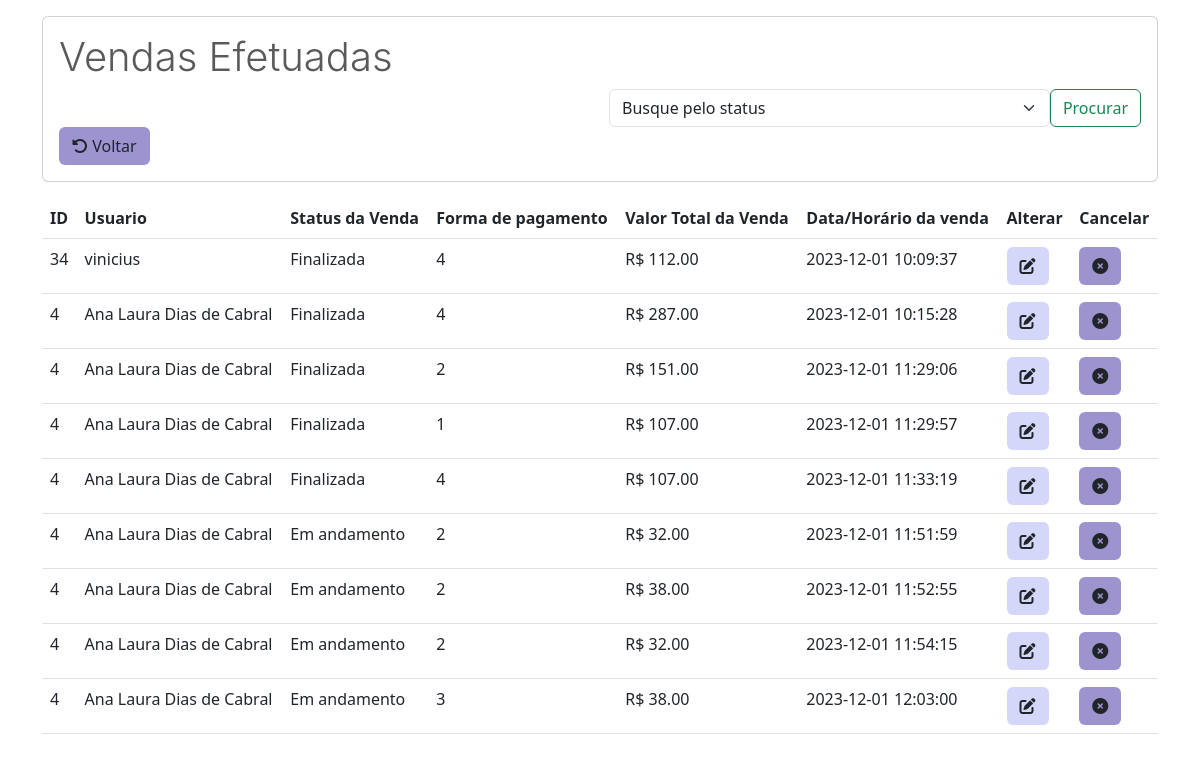
Page /pagamentos.php on the committed database.
### tables this page shows
CREATE TABLE `venda` (
  `id` int(11) NOT NULL,
  `usuario_id` int(11) NOT NULL,
  `status` int(11) NOT NULL DEFAULT 1,
  `formadepagamento` int(11) NOT NULL,
  `valortotal` double(11,2) NOT NULL,
  `datacadastro` datetime NOT NULL DEFAULT current_timestamp()
);

CREATE TABLE `usuario` (
  `id` int(13) NOT NULL,
  `nome` varchar(100) NOT NULL,
  `email` varchar(200) NOT NULL,
  `senha` varchar(200) NOT NULL,
  `dataNascimento` varchar(10) NOT NULL,
  `cpf` varchar(11) NOT NULL,
  `cidade` varchar(100) NOT NULL,
  `UF` varchar(2) NOT NULL,
  `cep` varchar(9) NOT NULL,
  `endereco` varchar(100) NOT NULL,
  `status` int(11) NOT NULL DEFAULT 1
);

### pagamentos.php (the view, shortened to what this page needs)
<?php
require_once("conexao.php");
$where = "";
$sql = "SELECT usuario.id, usuario.nome as nome_usuario, venda.usuario_id, venda.status, venda.formadepagamento, venda.valortotal, venda.datacadastro
        from venda
        inner join usuario on usuario.id = venda.usuario_id" . $where;
$resultado = mysqli_query($conexao, $sql);
?>
<!DOCTYPE html>
<html lang="en">
<head>
  <link href="https://cdn.jsdelivr.net/npm/bootstrap@5.3.0-alpha3/dist/css/bootstrap.min.css" rel="stylesheet">
  <link rel="stylesheet" href="https://cdn.jsdelivr.net/npm/bootstrap-icons@1.11.0/font/bootstrap-icons.css">
</head>
<body>
  <div class="container-md">
    <div class="card mt-3 mb-3">
      <div class="card-body">
        <h1 class="card-title" style="color: #5a5a5a; font-family: '-apple-system'; font-weight: 300;">Vendas Efetuadas</h1>
        <form class="d-flex" role="search" method="POST" action="pagamentos.php">
        <select class="form-select" name="pesquisa" style="margin-left: 550px; width: 500px" aria-label="Default select example">
            <option selected disabled>Busque pelo status</option>
          </select>
          <button class="btn btn-outline-success" type="submit">Procurar</button>
        </form>
        <a href="MenuAdm.php" class="btn" style="magin-bottom: 100px; background-color: #9c93cf;"><i class="fa-solid fa-rotate-left"></i> Voltar</a>
      </div>
    </div>
    <table class="table table-hover">
      <thead>
        <tr>
          <th scope="col">ID</th>
          <th scope="col">Usuario</th>
          <th scope="col">Status da Venda</th>
          <th scope="col">Forma de pagamento</th>
          <th scope="col">Valor Total da Venda</th>
          <th scope="col">Data/Horário da venda</th>
          <th scope="col">Alterar</th>
          <th scope="col">Cancelar</th>
        </tr>
      </thead>
      <tbody>
        <?php while ($linha = mysqli_fetch_array($resultado)) { ?>
          <tr>
            <td><?= $linha['id'] ?></th>
            <td><?= $linha['nome_usuario'] ?></th>
            <td><?= ($linha['status']) == 1 ? 'Finalizada' : 'Em andamento'; ?></th>
            <td><?= $linha['formadepagamento'] ?></th>
            <td>R$ <?= $linha['valortotal'] ?></th>
            <td><?= $linha['datacadastro'] ?></th>
            <td>
              <a href="alterarVenda.php?id=<?= $linha['id'] ?>" class="btn btn" style="background-color:#D4D6FA;"><i class="fa-solid fa-pen-to-square"></i></a>
            <td>
              <a href="usuarioListar.php?id=<?= $linha['id'] ?>" class="btn btn-l" style="background-color:#9c93cf;" onclick="return confirm('Confirmar exclusão?')"><i class="fa-solid fa-circle-xmark"></i></a>
          </tr>
        <?php } ?>
      </tbody>
    </table>
</body>
</html>

### rows in the picture
venda: usuario "34", usuario.nome "vinicius", status "Finalizada", formadepagamento "4", valortotal "112.00", datacadastro "2023-12-01 10:09:37"
venda: usuario "4", usuario.nome "Ana Laura Dias de Cabral", status "Finalizada", formadepagamento "4", valortotal "287.00", datacadastro "2023-12-01 10:15:28"
venda: usuario "4", usuario.nome "Ana Laura Dias de Cabral", status "Finalizada", formadepagamento "2", valortotal "151.00", datacadastro "2023-12-01 11:29:06"
venda: usuario "4", usuario.nome "Ana Laura Dias de Cabral", status "Finalizada", formadepagamento "1", valortotal "107.00", datacadastro "2023-12-01 11:29:57"
venda: usuario "4", usuario.nome "Ana Laura Dias de Cabral", status "Finalizada", formadepagamento "4", valortotal "107.00", datacadastro "2023-12-01 11:33:19"
venda: usuario "4", usuario.nome "Ana Laura Dias de Cabral", status "Em andamento", formadepagamento "2", valortotal "32.00", datacadastro "2023-12-01 11:51:59"
venda: usuario "4", usuario.nome "Ana Laura Dias de Cabral", status "Em andamento", formadepagamento "2", valortotal "38.00", datacadastro "2023-12-01 11:52:55"
venda: usuario "4", usuario.nome "Ana Laura Dias de Cabral", status "Em andamento", formadepagamento "2", valortotal "32.00", datacadastro "2023-12-01 11:54:15"
venda: usuario "4", usuario.nome "Ana Laura Dias de Cabral", status "Em andamento", formadepagamento "3", valortotal "38.00", datacadastro "2023-12-01 12:03:00"
